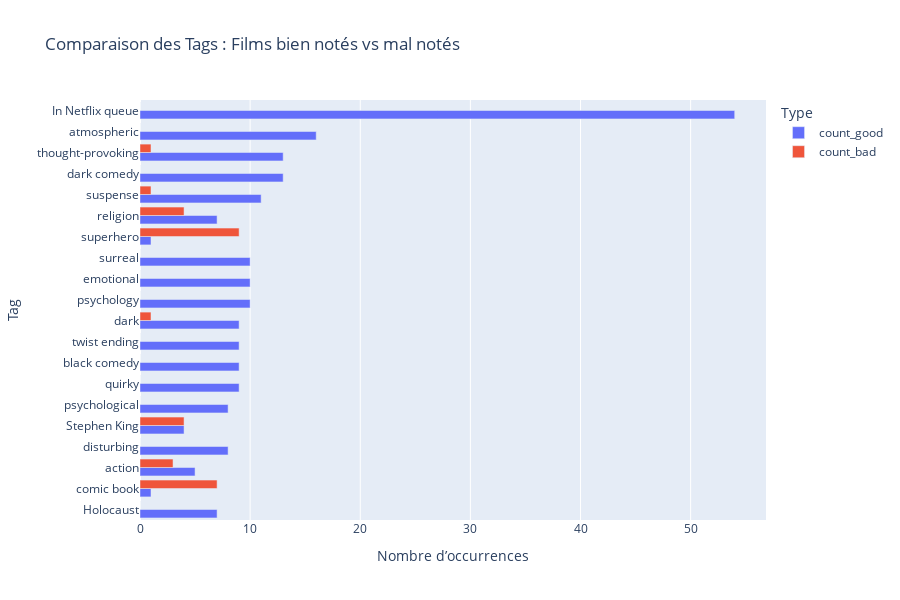

Here is the notebook cell this chart was saved with:
### Code cell
# Visualisation : Comparaison des tags
fig3 = px.bar(
    tags_compare_df.melt(id_vars="tag", value_vars=["count_good", "count_bad"],
                         var_name="Type", value_name="count"),
    x="count",
    y="tag",
    color="Type",
    barmode="group",
    title="Comparaison des Tags : Films bien notés vs mal notés",
    labels={"count": "Nombre d’occurrences", "tag": "Tag"}
)
fig3.update_layout(yaxis={'categoryorder':'total ascending'}, height=600)
fig3.show()

### Figure 1 — Plotly figure (JSON) as saved in the notebook; plotly's stock layout.template omitted (floating-point values rounded to 4 significant figures)
{"data": [{"alignmentgroup": "True", "hovertemplate": "Type=count_good<br>Nombre d’occurrences=%{x}<br>Tag=%{y}<extra></extra>", "legendgroup": "count_good", "marker": {"color": "#636efa", "pattern": {"shape": ""}}, "name": "count_good", "offsetgroup": "count_good", "orientation": "h", "showlegend": true, "textposition": "auto", "type": "bar", "x": [54, 16, 13, 13, 11, 7, 9, 10, 10, 10, 1, 9, 9, 9, 1, 5, 8, 4, 8, 7], "xaxis": "x", "y": ["In Netflix queue", "atmospheric", "thought-provoking", "dark comedy", "suspense", "religion", "dark", "psychology", "emotional", "surreal", "superhero", "quirky", "black comedy", "twist ending", "comic book", "action", "disturbing", "Stephen King", "psychological", "Holocaust"], "yaxis": "y"}, {"alignmentgroup": "True", "hovertemplate": "Type=count_bad<br>Nombre d’occurrences=%{x}<br>Tag=%{y}<extra></extra>", "legendgroup": "count_bad", "marker": {"color": "#EF553B", "pattern": {"shape": ""}}, "name": "count_bad", "offsetgroup": "count_bad", "orientation": "h", "showlegend": true, "textposition": "auto", "type": "bar", "x": [0, 0, 1, 0, 1, 4, 1, 0, 0, 0, 9, 0, 0, 0, 7, 3, 0, 4, 0, 0], "xaxis": "x", "y": ["In Netflix queue", "atmospheric", "thought-provoking", "dark comedy", "suspense", "religion", "dark", "psychology", "emotional", "surreal", "superhero", "quirky", "black comedy", "twist ending", "comic book", "action", "disturbing", "Stephen King", "psychological", "Holocaust"], "yaxis": "y"}], "layout": {"barmode": "group", "height": 600, "legend": {"title": {"text": "Type"}, "tracegroupgap": 0}, "title": {"text": "Comparaison des Tags : Films bien notés vs mal notés"}, "xaxis": {"anchor": "y", "domain": [0, 1], "title": {"text": "Nombre d’occurrences"}}, "yaxis": {"anchor": "x", "categoryorder": "total ascending", "domain": [0, 1], "title": {"text": "Tag"}}}}
